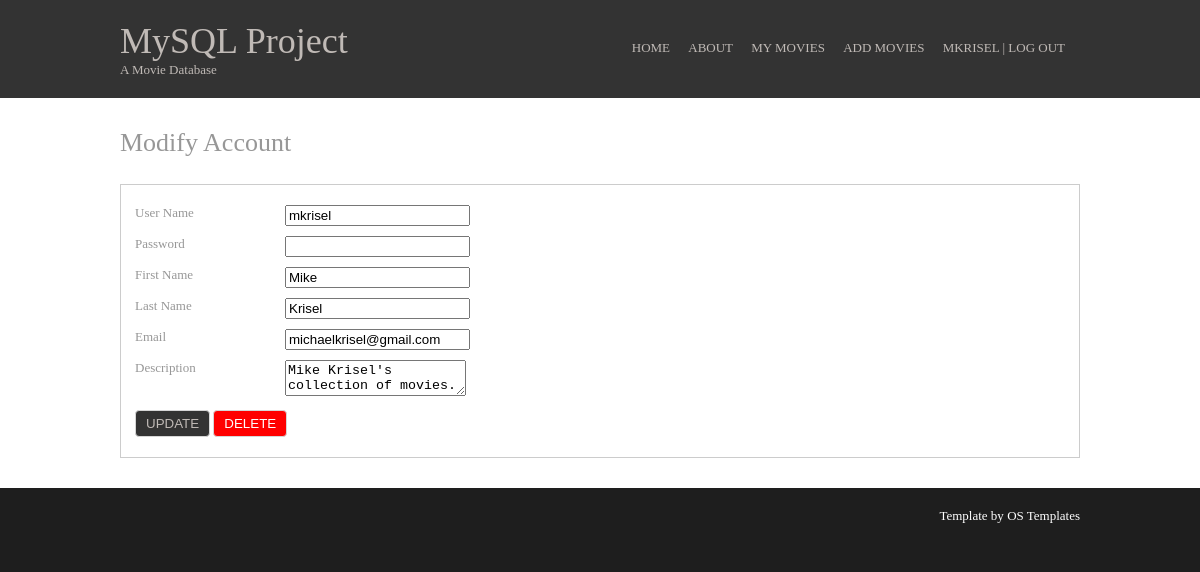
Page /mkrisel/modify-account/ (signed in) on the committed database.
### tables this page shows
CREATE TABLE accounts (
	ID INT NOT NULL AUTO_INCREMENT
	, UserName VARCHAR(32) NOT NULL
	, FirstName VARCHAR(30) NOT NULL
	, LastName VARCHAR(30) NOT NULL
	, Email VARCHAR(100) NOT NULL
	, Password CHAR(40) NOT NULL
	, Salt INT NOT NULL
	, AccountDescription TEXT
	, AccountAdded DATE NOT NULL
	, PRIMARY KEY (ID)
	, INDEX (UserName, Password)
);

### index.php (called while the page is built, shortened)
<?php
	$controller = new controller\Controller();
	$controller->invoke();
?>

### src/db/mysqli.php (called while the page is built, shortened)
<?php
class mysqli {
	public function __construct($hostname, $username, $password, $database) {
		$this->hostname = $hostname;
		$this->username = $username;
		$this->password = $password;
		$this->database = $database;
		$this->mysqli = new \mysqli($this->hostname, $this->username, $this->password, $this->database);
	}
	public function query($statement) {
		$this->result = $this->mysqli->query($statement);
		$this->values = array();
		if (is_object($this->result)) {
			while ($row = mysqli_fetch_array($this->result, MYSQLI_ASSOC)) {
				$this->values[] = $row;
			}
			return $this->values;
		} else {
			return $this->result;
		}
	}
}
?>

### src/model/model-account.php (called while the page is built, shortened)
<?php
class Model
{
	public $ID;
	public $userName;
	public $db;
	public function getAccountDetails ()
	{
		$query = $this->db->query("SELECT
			FirstName,
			LastName,
			Email,
			AccountDescription
			FROM accounts
			WHERE ID = '".$this->ID."'
			AND UserName = '".$this->userName."';");
		$result = $query[0];
		$account = new account\Account($this->ID, $this->userName, $result['FirstName'], $result['LastName'], $result['Email'], $result['AccountDescription']);
		return $account;
	}
	public function getAccount ($db, $ID, $userName)
	{
		$this->db = $db;
		$this->ID = $ID;
		$this->userName = $userName;
		$accountDetails = $this->getAccountDetails();
		return $accountDetails ;
	}
}
?>

### src/model/account.php (called while the page is built, shortened)
<?php
class Account
{
	public function __construct ($ID, $userName, $firstName, $lastName, $email, $accountDescription)
    {
	    $this->userName = $userName;
	    $this->firstName = $firstName;
	    $this->lastName = $lastName;
			$this->email = $email;
			$this->accountDescription = $accountDescription;
    }
}
?>

### src/view/account-modify.php (the view, shortened to what this page needs)
<?php
	$content = '<h2 class="fieldset">Modify Account</h2>';
	$form = '<fieldset>
		<form id="myForm" name="create" method="POST">
			<div><label>User Name</label><input type="hidden" name="ID" value="'.$account->ID.'" /><input type="text" name="setusername" value="'.(isset($_POST['setusername']) ? $_POST['setusername'] : $account->userName).'" readonly="readonly" /></div>
			<div><label>Password</label><input type="password" name="password" /></div>
			<div><label>First Name</label><input type="text" name="firstname" value="'.(isset($_POST['firstname']) ? $_POST['firstname'] : $account->firstName).'" /></div>
			<div><label>Last Name</label><input type="text" name="lastname" value="'.(isset($_POST['lastname']) ? $_POST['lastname'] : $account->lastName).'" /></div>
			<div><label>Email</label><input type="text" class="required email" name="email" value="'.(isset($_POST['email']) ? $_POST['email'] : $account->email).'" /></div>
			<div><label>Description</label><textarea name="description">'.(isset($_POST['description']) ? $_POST['description'] : $account->accountDescription).'</textarea><br />
			<input type="submit" value="update" />
			<input type="submit" name="delete" class="delete" value="delete" />
		</form>
  </fieldset>';
?>

### styles/layout.css (style rules this page uses)
body { margin:0; padding:0; font-size:13px; font-family:Georgia, "Times New Roman", Times, serif; color:#FFFFFF; background-color:#1E1E1E; }
h1, h2, h3, h4, h5, h6 { margin:0; padding:0; font-size:20px; font-weight:normal; font-style:normal; line-height:normal; }
h2 { font-size:2em; }
h2.fieldset { margin-bottom:1em; }
fieldset { padding: 20px 14px 10px; margin:0; border:1px solid #CCC; }
label { display:inline-block; vertical-align:top; width:150px; }
input[type="text"], input[type="password"] { margin:0 0 10px; }
input[type="submit"] { cursor:pointer; color:#C0BAB6; text-transform:uppercase; padding:5px 10px; margin:10px 0; background:#333333; border:1px solid #D6D6D6; border-radius:4px; }
form div { position:relative; }
.delete[type="submit"] { color:#FFF; background:#FF0000; }

### rows in the picture
accounts: firstname "Mike", lastname "Krisel", email "michaelkrisel@gmail.com", description "Mike Krisel's collection of movies."

### other values in the picture
$_SESSION['username'] "MKRISEL"
